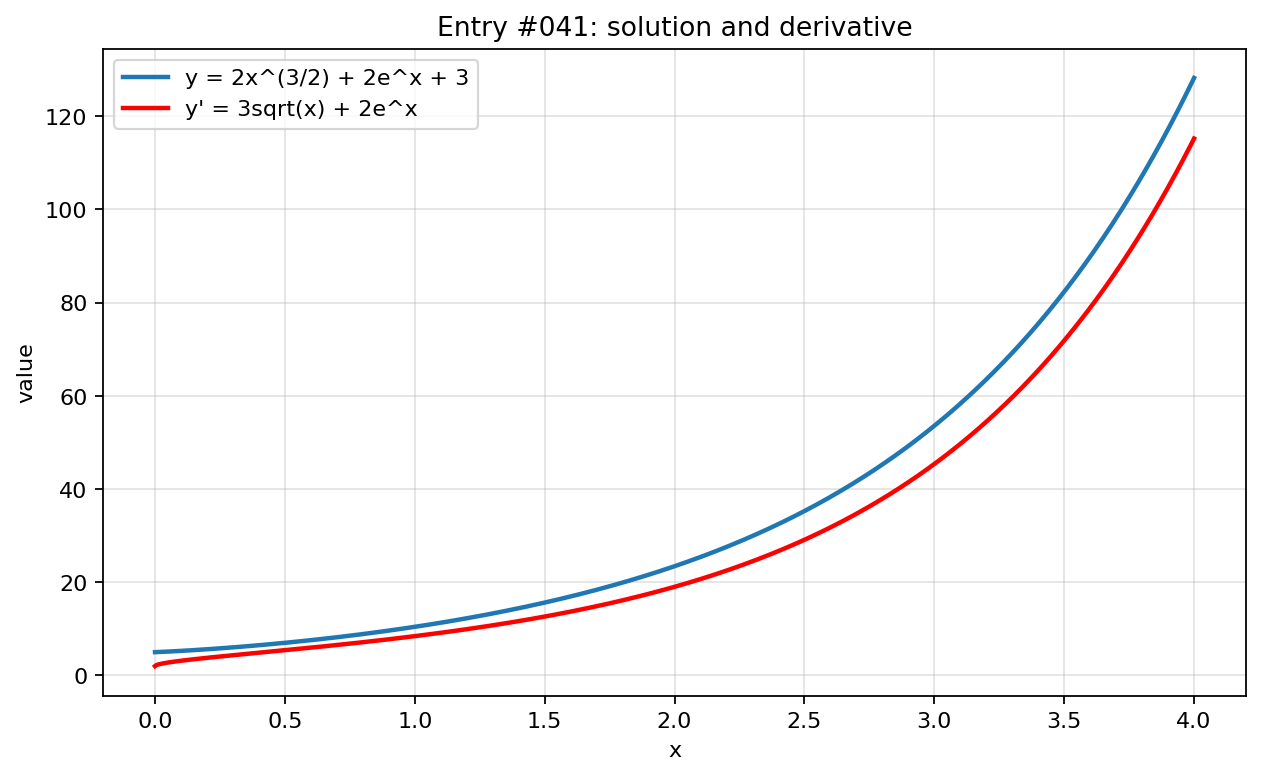

This figure's Python source:
import numpy as np
import matplotlib.pyplot as plt

x = np.linspace(0, 4, 800)

with np.errstate(divide="ignore", invalid="ignore", over="ignore"):
    y = 2*x**1.5 + 2*np.exp(x) + 3
    y_prime = 3*np.sqrt(x) + 2*np.exp(x)

plt.figure(figsize=(8, 5))
plt.plot(x, y, label="y = 2x^(3/2) + 2e^x + 3", linewidth=2)
plt.plot(x, y_prime, label="y' = 3sqrt(x) + 2e^x", linewidth=2, color="red")
plt.title("Entry #041: solution and derivative")
plt.xlabel("x")
plt.ylabel("value")
plt.grid(True, alpha=0.35)
plt.legend()
plt.tight_layout()
plt.show()
